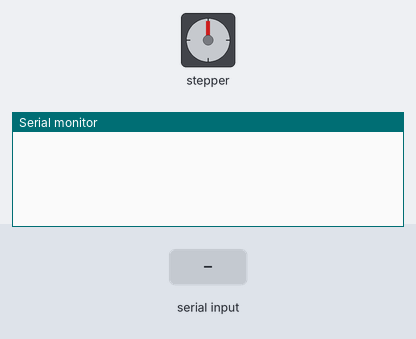
Simulated run of this sketch. Board: Arduino Uno, built with avr-gcc and run on an emulated ATmega328P. Shown: stepper motor, the last lines printed to the serial monitor. Wiring (inferred from the names in the program): stepper motor driver (400 steps per turn assumed): step pin 3; direction pin 2; enable pin 4. The test bench sets the inputs (shaded band).

Above: at 1.2 s.
1.3 s: "passo1\n" received over Serial
At 2.5 s:
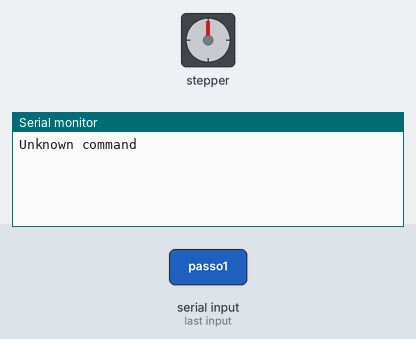
2.8 s: "GO\n" received over Serial
At 4.11 s:
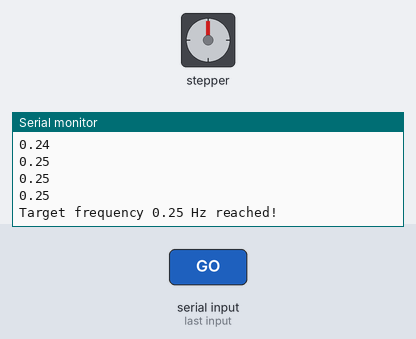
4.3 s: "STOP\n" received over Serial
At 4.9 s:
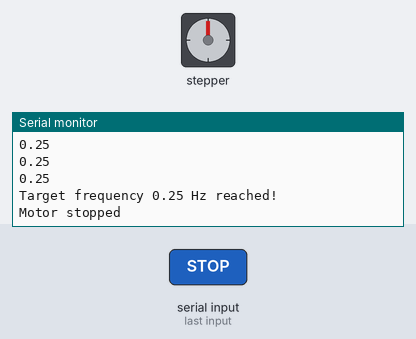
Timing chart, 0 to 7.3 s (numbered marks = the images above; inputs shaded):
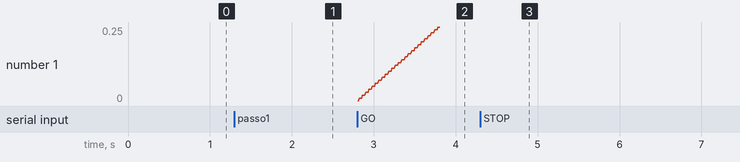

Measured:
- after the input at 1.3 s, the serial monitor: prints a new line at once (image 1)
- after the input at 2.8 s, the serial monitor: prints a new line at once (image 2)
- after the input at 4.3 s, the serial monitor: prints a new line at once (image 3)

The sketch:

stepper_motor_v_5.ino
```cpp
/*
In this sketch we substitute the design of the updatemotor() function so that we use the PWM mode of the Arduino pins saving hardware time. Unluckly it reveas itself too slow
and this cause the motor to do not accelerate smoothly loosing syncronism during acceleration at high frequency. We have to slightly change the design moving to FspTimer module
*/

#include "pwm.h"


// Global variables for Arduino's motor digital pins
const int DIR_PIN = 2;  // to control the direction of rotation
const int STEP_PIN = 3; // to control the rotation of the motor shaft
const int ENABLE_PIN = 4; // to enable or disable the driver of the motor, so to stop it or start it

// Setting the STEP_PIN so that it can be used in PWM mode
PwmOut stepPWM(STEP_PIN);
float duty_cycle = 50.0;

// Number of steps needed for the motor to execute a complete turn: needed for the conversion from frequency to steps per second, in turn necessary to set the frequency of rotation
// of the shaft.
const int STEPS_PER_REVOLUTION = 400;

// Boolean variables which define the state of the motor while is running
bool motorRunning = false; // This one says if the motor is actually rotating or not. Is it on/in motion? Then motorRunning = true, Is it not, i.e. is off? Then motorRunning = false.
bool targetReached = false; // It says if the frequency of the motor need to be change (if false, as default) or not
bool pwmRunning = false; // The logical state of the PWM Arduino's pin used to rotate the motor, if HIGH it is rotating instead it is not.

// Variables for the non-blocking STEP generator, needed to make the shaft rotate
// unsigned long previousStepTime = 0; // Time at which the motor did its last step
// unsigned long halfperiod; // The duration of the half-period of the signal send at the motor driver from arduino, inversly linked to its frequency of rotation

// Variables needed to keep track of the frequency of the motor, last update and to perform its increase or decrease for the acceleration of the motor.
float currentFrequency = 0.0;
float targetFrequency = 0.0;
float frequencyAcceleration = 0.25;  // Hz/s set as default, may be increased
unsigned long previousFrequencyUpdate = 0;  // The time at which the last frequency change was performed
const unsigned long FREQUENCY_UPDATE_INTERVAL = 10000;  // The time that pass between subsequent frequency changes


const float START_FREQUENCY = 0.25; // The default frequency of the motor at which it will starts rotate when started (then at the first accension when motorRunning = true for the
// first time)

// ---Motor start-stop functions---
void startMotor() {

  // if (targetFrequency <= 0) { // negative frequency has no physicall meanings
  //   Serial.println("ERROR: set a frequency before starting.");
  //   return;
  // }

  unsigned long startTime = micros(); // take the time at which the motor starts (notice it is a local variable)
  //previousStepTime = startTime; // overwrite the last time at which the motor has taken a step (consider that I want to start the motor, so the time reference for updateMotor has to be
                                // that at which I type "GO" in the Serial Monitor)
  previousFrequencyUpdate = startTime; // Same idea as above, the reference time at which the state of the motor has to change (both its frequency and the fact that it is runnning or not)
                                        // has to be that at which the motor has been started.

  if (targetFrequency == 0.0){  // I want the motor to rotate at 0.25 Hz only when I start it for the first time, then, after subsequently stops, I want it to restart from the last
                                // target frequency set.
    targetFrequency = START_FREQUENCY;
  }

  currentFrequency = 0.0;

  //applyFrequency(currentFrequency); // Then I set the frequency of the motor equal to the start value

  // stepState = LOW;  // Then I set up the state of the motor so that it can actually start

  // digitalWrite(STEP_PIN, LOW);  // Here the substitution LOW --> stepState is irrilevant

  digitalWrite(ENABLE_PIN, LOW);  // If HIGH the driver is DISEABLE

  pwmRunning = false;

  motorRunning = true;

}

void stopMotor() {

  motorRunning = false; // So that both updateMotor and updateFrequency don't start

  pwmRunning = false;

  //stepState = LOW;  // This change, as in startMotor, does nothing except to give the possibility to the software of keeping track of the state of the motor...actually stepState is
                    // potentially unuseful.

  // digitalWrite(STEP_PIN, LOW);  // To force the motor to do not rotate

  stepPWM.suspend();

  digitalWrite(ENABLE_PIN, HIGH); // To disable the driver

  currentFrequency = 0.0; // Here we overwrite the state of the motor so that it will starts from freq = 0 at the next GO, accelerating from 0 to last freq set befor stopping.
  targetReached = false;  // NOTE: it is important that both currentFrequency and targetReached being changed so that updateFrequency can both run and perform the right acceleration
                          // from 0 to the last targetFrequency.

}
// ------

// ---Update the state-of-the-motor function, i.e the function that actually makes it rotate---
// void updateMotor() {

//   if (!motorRunning) {  // if the motor is not running do nothing
//     return;
//   }

//   unsigned long currentTime = micros(); // take the current time

//   if ((currentTime - previousStepTime) >= halfperiod) { // considering the halfperiod of the STEP signal set (see applyFrequency), if is not pass enough time yet the motor does not
//                                                         // have to make another step, else it has to, so continue inside the if control
//     previousStepTime = currentTime; // overwrite the last time at which the motor has performed a step to the current time

//     stepState = !stepState; // change the state of the STEP pin to make the motor perform its steps

//     digitalWrite(STEP_PIN, stepState);  // the actual change of the STEP_PIN level (NOTE: stepState is set LOW by defaul, so at the fisrt accension of the motor it will be set HIGH and
//                                         // the motor will starts accordingly)

//   }
// }
// ------

// ---First Parser Ever---
void updateSerial() {
  if (Serial.available() > 0) {

    String command = Serial.readStringUntil('\n');

    command.trim(); // to remove spaces between the characters of the strings

    if (command == "GO") {  // I am the one who has the possibility to actually change the state of the motor. So I run the changing-state-motorRiunning functions only trough
                            //  the keyboard
      startMotor(); // This function just set-up the motor to put it in a state in which it can actually starts running, but it will not starts it yet, this is a task for updateMotor
      if (motorRunning) { // startMotor() set motorRunning to "true", then the if condition is always satisfied
        Serial.print("Motor started: frequency ");
        Serial.print(targetFrequency);
        Serial.println(" Hz.");
      }
    }

    else if (command == "STOP") { // Same idea as above
      stopMotor();  // This function put the motor in a state where the driver is disable and the function of update do nothing since it change the value of motorRunning
      Serial.println("Motor stopped");
    }

    else if (command.startsWith("FREQ ")) {
      String valueText = command.substring(5);
      float frequency = valueText.toFloat();
      if (frequency > 0) {
        targetFrequency = frequency;  // update targetFrequency
        targetReached = (currentFrequency == targetFrequency);  // put targetReached to false
        previousFrequencyUpdate = micros(); // to re-set the previousFrequencyUpdate again so to avoid long deltaTime in updateFrequency and then shot of the motor
        Serial.print("Target frequency set to ");
        Serial.print(frequency);
        Serial.println(" Hz");
      } else {
        Serial.println("ERROR: frequency must be greater than 0 Hz");
      }
    }

    else{
      Serial.println("Unknown command");
    }
  }
}
// ------

// ---Non-blocking acceleration function---
void updateFrequency() {

  if (!motorRunning || targetReached) {  // if the motor is not running and the target frequency has already been reached, do nothing
    //Serial.print("passo1");
    previousFrequencyUpdate = micros();
    return;
  }

  // if (targetReached) {  // if the target frequency has already been reached do nothing
  //   return;
  // }

  // What to do if both the condition above are not satisfied, i.e. motor ON (motorRunning = true) and target frequency to reach (targetReached = false).
  unsigned long currentTime = micros(); // Take the current time

  unsigned long elapsedMicros = currentTime - previousFrequencyUpdate;  // Measure the time interval since the last change in frequency performed (notice that previousFrequencyUpdate = 0.0
                                                                        // by default, so the first time elapsedtime will the time pass since the accension)

  if (elapsedMicros < FREQUENCY_UPDATE_INTERVAL) {  // At the begin we have defined how much time has to pass between two subsequent updates, i.e 10 ms. So if is not passed enough time
    return;                                         // do nothing
  }

  previousFrequencyUpdate = currentTime;  // Else overwrite the last time at which frequency was changed to the present time

  float deltaTime = elapsedMicros / 1000000.0;  // Convert the elapsedMicros in seconds for uniformity of units

  //Serial.println(deltaTime);

  //Serial.println(deltaTime);

  float deltaFrequency = frequencyAcceleration * deltaTime; // Compute the increment of frequency considering a costant increase in time (defined at the beggining)

  //Serial.print(deltaTime);

  if (currentFrequency < targetFrequency) { // increase the frequency if the target is bigger than the current frequency, decrease it in the opposite situation
    currentFrequency += deltaFrequency;
    Serial.println(currentFrequency);
    if (currentFrequency > targetFrequency) { // if we overcome the target in the increment process force the current to be equal to the target
      currentFrequency = targetFrequency;

      targetReached = true; // Set the state of the machine as "frequency target reached (no more frequency update needed)". Then send the message.
                            // PAY ATTENTION: the state of the machine has to be changed only when the target is reached. But updateFrequency runs at every incrementation of
                            // the frequency, so targetReached has to changed at the right moment, so inside the if-frequency-exceeded control
      Serial.print("Target frequency ");
      Serial.print(currentFrequency);
      Serial.println(" Hz reached!");
    }
  }
  else if (currentFrequency > targetFrequency) {
    currentFrequency -= deltaFrequency;
    Serial.println(currentFrequency);
    if (currentFrequency < targetFrequency) {
      currentFrequency = targetFrequency;

      targetReached = true;
      Serial.print("Target frequency ");
      Serial.print(currentFrequency);
      Serial.println(" Hz reached!");
    }
  }

  //applyFrequency(currentFrequency); // Here we apply the new frequency of rotation at the motor after the incrementation

  float stepFrequency = STEPS_PER_REVOLUTION * currentFrequency; // conversion frequency --> steps/second, which is the actual frequency of the waveform in output at STEP_PIN

  stepPWM.get_timer()->set_frequency(stepFrequency);

  stepPWM.pulse_perc(duty_cycle);

  if (!pwmRunning) {
      pwmRunning = true;
      stepPWM.resume();
  }

}
// ------

// ---To set the velocity of the motor---
// void applyFrequency(float frequency) {  // NOTE: this function just compute the new halfperiod of the signal that is send trough the STEP_PIN to the driver. Then updateMotor will
//                                         // actually use this walue to set the new velocity in steps/second.

//   float stepFrequency = STEPS_PER_REVOLUTION * frequency; // conversion frequency --> steps/second, which is the actual frequency of the waveform in output at STEP_PIN

//   // halfperiod = 1000000.0 / (2.0 * stepFrequency);  // halperiod computation no longer needed since we are implementing the PWM-step-generation control

//   stepPWM.get_timer()->set_frequency(stepFrequency);

//   stepPWM.pulse_perc(50.0);

// }
// ------

void setup() {

  pinMode(STEP_PIN, OUTPUT);
  pinMode(DIR_PIN, OUTPUT);
  pinMode(ENABLE_PIN, OUTPUT);

  Serial.begin(115200);

  digitalWrite(DIR_PIN, HIGH);

  // Inizialization and accension of the PWM pin.

  //stepPWM.pulse_perc(50.0); // this set the duty cycle alone
  stepPWM.begin(START_FREQUENCY*STEPS_PER_REVOLUTION, duty_cycle); // this starts the pin with the initial frequency

  stepPWM.suspend();  //to suspend the rotation of the motor, i.e. the signal sent to the driver form the STEP_PIN

  // Initially keep the driver disabled
  digitalWrite(ENABLE_PIN, HIGH);

}

void loop() { // What to do while the system is ON.

  updateFrequency(); // Firstly let's check if the frequency is OK and eventually updates it to reach the target requested
  //updateMotor();  // Secondly update the motor, i.e. change it's velocity, using the frequency computed above.
  updateSerial(); // Lastly update the serial communication so that the user can change the state of the motor (motorRunning, targetReached, stepState)

}
```
